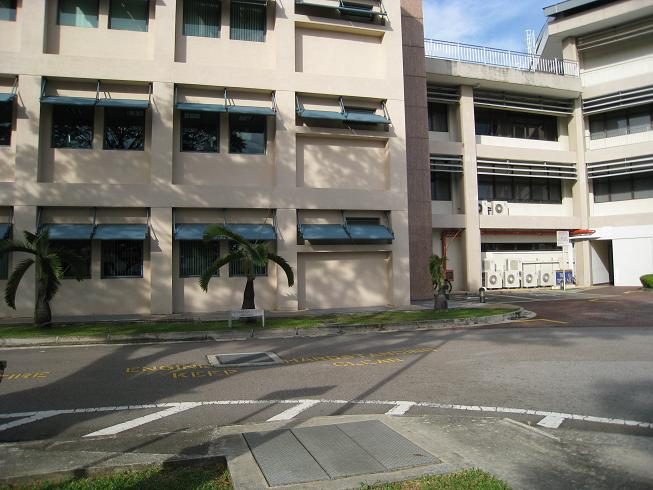
#> input picture contract/udis2/Carpark-DHW/input1.jpg, 653 x 490 px; its folder holds only this picture in this run
$ python -i three_view_fusion.py   (imports and definitions only)
#> lines starting #> are read from the running program, lines starting #| are printed output that depends on the picture
from __future__ import annotations

import csv
import math
from pathlib import Path
from typing import Iterable

import cv2
import numpy as np


# [84 lines left out: functions _read_rgb, _read_mask, _read_soft_or_bin_mask, _resize_to, _gaussian_pyramid, _laplacian_pyramid and 2 more, not called in this run]


def _apply_clahe_rgb(img: np.ndarray, clip_limit: float = 2.0, tile_grid_size: int = 8) -> np.ndarray:
#> called with clip_limit = 2, tile_grid_size = 8
    u8 = (img * 255.0).clip(0, 255).astype(np.uint8)
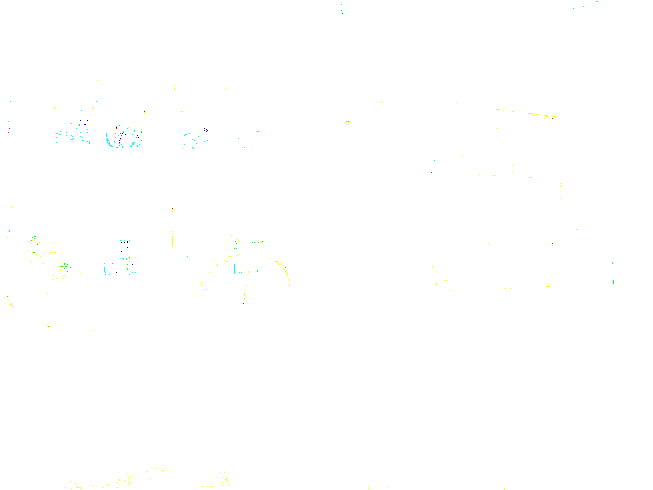
#> u8: shape (490, 653, 3); mean R, G, B 254.8, 255, 254.7
    lab = cv2.cvtColor(u8, cv2.COLOR_RGB2LAB)
#> lab: shape (490, 653, 3); mean of channels 0, 1, 2 255, 128, 128.1
    l, a, b = cv2.split(lab)
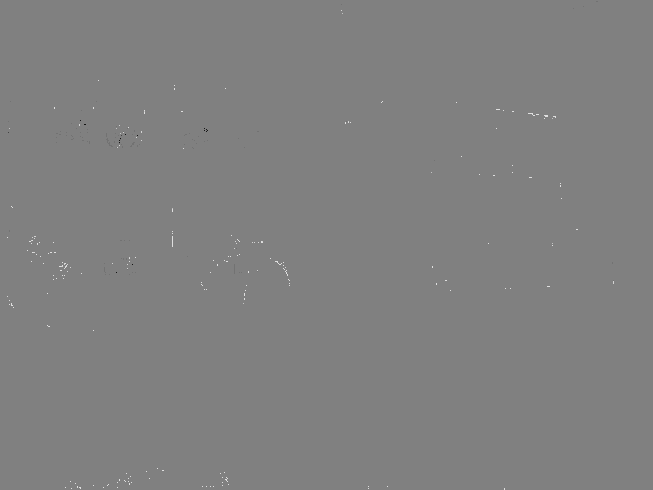
#> b: shape (490, 653); min 20, max 223, mean 128.1
    clahe = cv2.createCLAHE(clipLimit=clip_limit, tileGridSize=(tile_grid_size, tile_grid_size))
    l2 = clahe.apply(l)
    out = cv2.cvtColor(cv2.merge([l2, a, b]), cv2.COLOR_LAB2RGB)
    return out.astype(np.float32) / 255.0


# [30 lines left out: functions _normalize_case_sizes, _apply_clahe_case, not called in this run]


def _masked_gray(img: np.ndarray, mask: np.ndarray) -> np.ndarray:
    g = (0.299 * img[..., 0] + 0.587 * img[..., 1] + 0.114 * img[..., 2]).astype(np.float32)
    return g[mask > 0]


def _mse(a: np.ndarray, b: np.ndarray) -> float:
    return float(np.mean((a - b) ** 2))


# [155 lines left out: functions _psnr, _ncc, _ssim_global, _safe_metrics, _evaluate_metrics, fuse_case_from_pairwise, not called in this run]

>>> import cv2
>>> picture = cv2.cvtColor(cv2.imread('../contract/udis2/Carpark-DHW/input1.jpg'), cv2.COLOR_BGR2RGB)
>>> result = _apply_clahe_rgb(picture)

$ run again, on contract/udis2/Carpark-DHW/input2.jpg
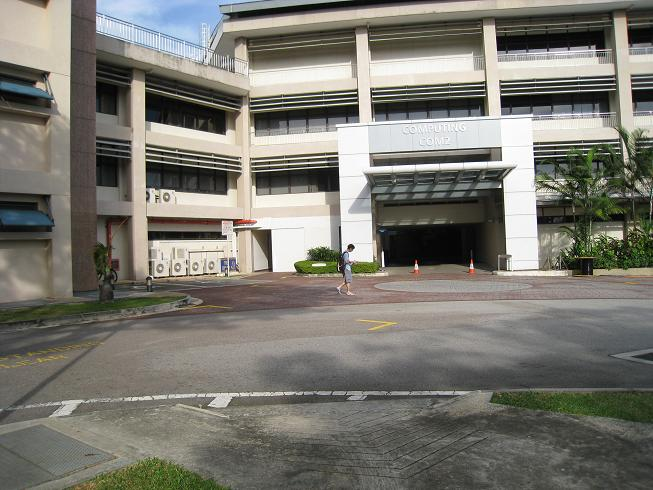
#> input picture contract/udis2/Carpark-DHW/input2.jpg, 653 x 490 px
#> in _apply_clahe_rgb, `u8 = (img * 255.0).clip(0, 255).astype(np.uint8)`:
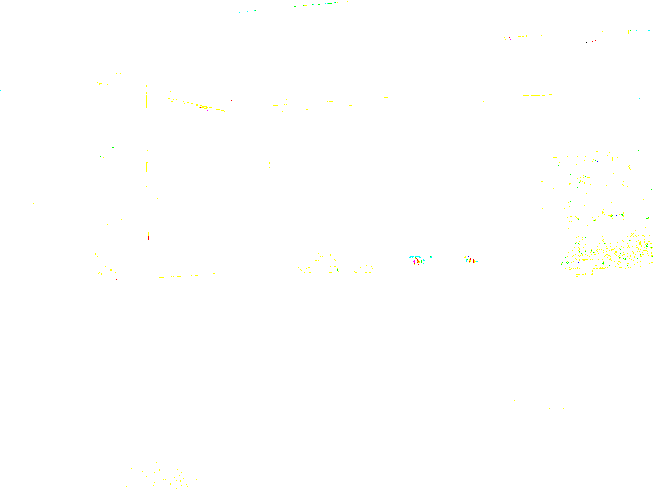
#> u8: shape (490, 653, 3); mean R, G, B 254.9, 255, 254.4
#> lab: shape (490, 653, 3); mean of channels 0, 1, 2 255, 127.9, 128.2
#> in _apply_clahe_rgb, `l, a, b = cv2.split(lab)`:
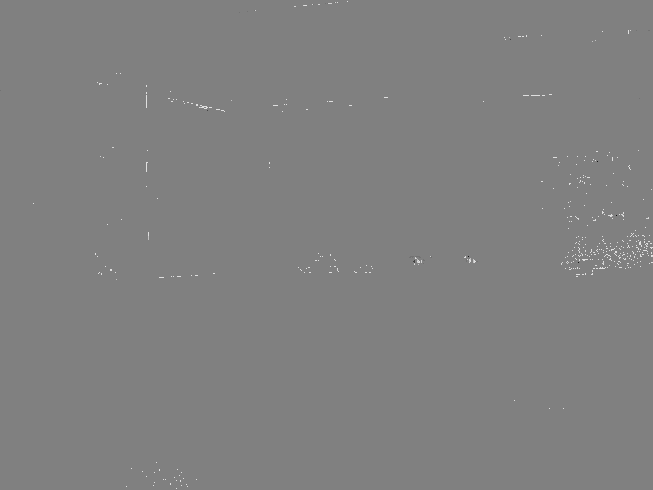
#> b: shape (490, 653); min 20, max 223, mean 128.2
